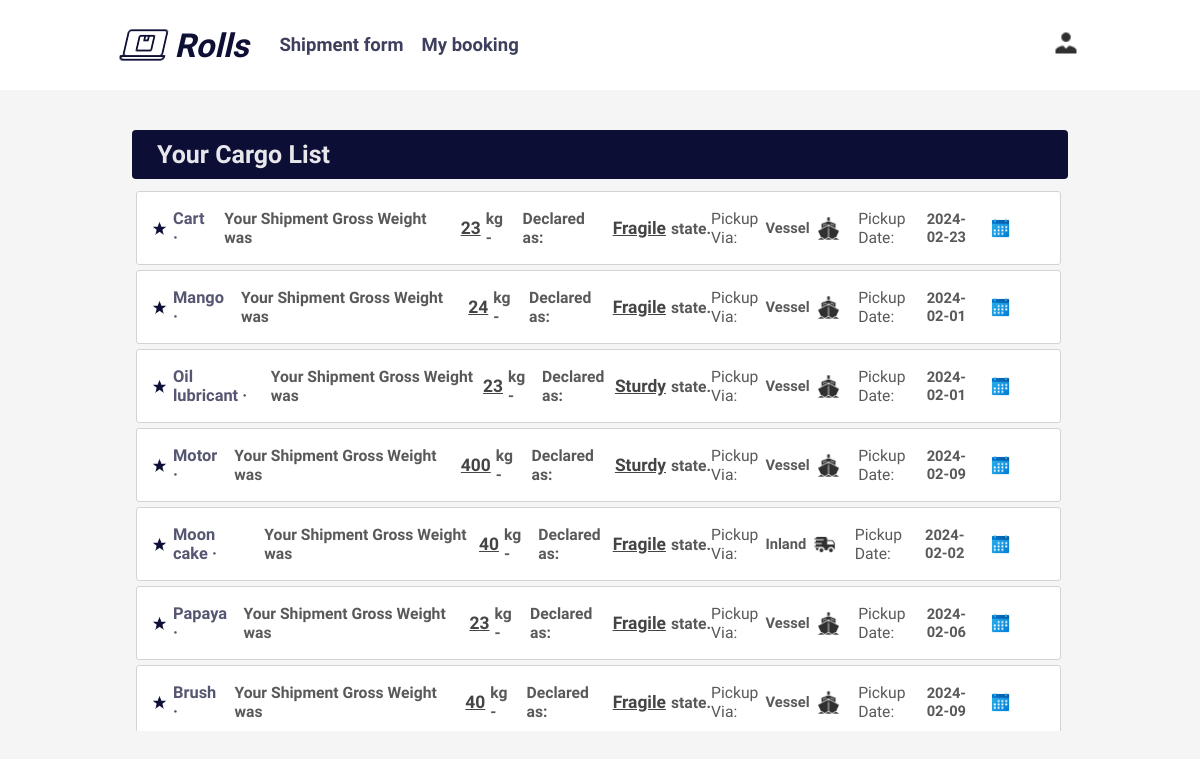
The page /PHP-MODULES/USER/MY-BOOKING/my-booking.php?id=1000 on the database its author committed.
### tables this page shows
CREATE TABLE `user_signup` (
  `id` int(11) NOT NULL,
  `username` varchar(255) DEFAULT NULL,
  `first_name` varchar(100) NOT NULL,
  `last_name` varchar(100) NOT NULL,
  `password` varchar(50) NOT NULL,
  `user_address` varchar(250) DEFAULT NULL,
  `email` varchar(255) DEFAULT NULL,
  `mobile` varchar(255) DEFAULT NULL
);

CREATE TABLE `user_shippings` (
  `shipping_id` int(11) NOT NULL,
  `declared_items` varchar(255) DEFAULT NULL,
  `declared_weight` int(255) DEFAULT NULL,
  `delicate_type` varchar(255) DEFAULT NULL,
  `package_type` varchar(255) DEFAULT NULL,
  `user_id` int(11) DEFAULT NULL,
  `shipment_price` int(255) DEFAULT NULL,
  `shipping_code` varchar(255) DEFAULT NULL
);

CREATE TABLE `pickup_countries` (
  `pickup_id` int(11) NOT NULL,
  `pickup_country` varchar(255) DEFAULT NULL,
  `pickup_address` varchar(255) DEFAULT NULL,
  `transportation` varchar(255) DEFAULT NULL,
  `user_id` int(11) NOT NULL,
  `pickup_date` date DEFAULT NULL
);

### PHP-MODULES/USER/MY-BOOKING/my-booking.php (the view, shortened to what this page needs)
<?php
include '../../connection.php';
$id = $_GET['id'];
$sql_view_book = "
SELECT
    user_signup.id,
    user_shippings.shipping_id,
    user_shippings.declared_items,
    user_shippings.declared_weight,
    user_shippings.delicate_type,
    user_shippings.package_type,
    user_shippings.shipment_price,
    user_shippings.shipping_code,
    pickup_countries.pickup_id,
    pickup_countries.pickup_country,
    pickup_countries.transportation,
    pickup_countries.pickup_address,
    pickup_countries.pickup_date,
    delivery_countries.delivery_id,
    delivery_countries.delivery_country,
    delivery_countries.delivery_address,
    delivery_countries.arrival_date
FROM
    user_signup
JOIN
    user_shippings ON user_signup.id = user_shippings.user_id
JOIN
    pickup_countries ON user_shippings.shipping_id = pickup_countries.pickup_id
JOIN
    delivery_countries ON user_shippings.shipping_id = delivery_countries.delivery_id
WHERE
    user_signup.id = $id
";
$result_view_book = mysqli_query($con, $sql_view_book);
$list_booking = "";
if ($result_view_book) {
    while ($row = mysqli_fetch_assoc($result_view_book)) {
        $id = $row['id'];
        $pickup_id = $row['pickup_id'];
        $pickup_address = $row['pickup_address'];
        $shipping_id = $row['shipping_id'];
        $declared_item = $row['declared_items'];
        $declared_weight = $row['declared_weight'];
        $delicate_type = $row['delicate_type'];
        $package_type = $row['package_type'];
        $shipment_price = $row['shipment_price'];
        $shipping_code = $row['shipping_code'];
        $pickup_country = $row['pickup_country'];
        $delivery_id = $row['delivery_id'];
        $delivery_country = $row['delivery_country'];
        $delivery_address = $row['delivery_address'];
        $arrival_date = date('m/d/Y', strtotime($row['arrival_date']));
        $transportation = $row['transportation'];
        $pickup_date = $row['pickup_date'];
        $deleteButtonContainer = '
        <div class="delete-prompt-container" id="delete-prompt" delete-counter = "' . $shipping_id . '">
            <div class="delete-prompt-section">
                <div class="delete-prompt-header">
                    <img src="../../../IMAGES/GENERAL/item-icon.png" alt="">
                    <div class="delete-prompt-guide">
                        <label class="text-guide" for="">Are you sure you want to delete this shipment?</label>
                        <div class="item-icon">
                            <div class="icon-item">
                                <img src="../../../IMAGES/GENERAL/delete-prompt.png" alt="">
                                <label class="cargo-item" for="">' . $declared_item . '</label>
                            </div>
                        </div>
                    </div>
                </div>
                <div class="delete-button-container">
                    <a href="../../../PHP-MODULES/USER/MY-BOOKING/delete-my-booking.php?deleteId=' . $id .
            '&shipmentId=' . $shipping_id .
            '&pickupId=' . $pickup_id .
            '&deliveryId=' . $delivery_id . '"
                       class="delete-btn" id="delete-button">Delete</a>
                    <a class="cancel-btn" id="cancel-button" name="delete-button">Cancel</a>
                </div>
            </div>
        </div>';
        $list_booking .= '
        <div class="table-data-deleteSeperator">
            <a href="../../../PHP-MODULES/USER/VIEW-SHIPMENT/view-shipment.php?
            id= ' . $id .
            '&declared_item=' . $declared_item .
            '&shipment_price=' . $shipment_price .
            '&shipping_id=' . $shipping_id .
            '&shipment_price=' . $shipment_price .
            '&shipping_code=' . $shipping_code .
            '&declared_weight=' . $declared_weight .
            '&pickup_country=' . $pickup_country .
            '&pickup_id=' . $pickup_id .
            '&pickup_address=' . $pickup_address .
            '&pickup_date=' . $pickup_date .
            '&package_type=' . $package_type .
            '&delicate_type=' . $delicate_type .
            '&delivery_id=' . $delivery_id .
            '&delivery_country=' . $delivery_country .
            '&delivery_address=' . $delivery_address .
            '&arrival_date=' . $arrival_date .
            '&transportation=' . $transportation .
            '
            " class="table-data-seperator">
            <div class="table-data-leftSection">
                <div class="table-data-content">
                    <div class="table-date-contentHeader">
                        <img src="../../../IMAGES/GENERAL/star.png" alt="">
                        <label class="data-content" for=""> ' . $declared_item . ' &middot;</label>
                    </div>
                </div>
                <div class="table-data-content">
                    <label for="" class="data-gross-weight">Your Shipment Gross Weight was
                        <p class="weight-underline">' . $declared_weight . ' </p>
                        kg -
                    </label>
                    <label for="" class="data-delicate">
                        Declared as:
                        <p class="weight-underline"> ' . $delicate_type . '</p>
                        state.
                    </label>
                </div>
            </div>
            <div class="table-data-rightSection">
                <div class="table-data-content2">
                    Pickup Via:
                    <p class="left-underline">';
        if ($transportation == 'Plane') {
            $list_booking .= 'Plane';
        } elseif ($transportation == 'Vessel') {
            $list_booking .= 'Vessel';
        } elseif ($transportation == 'Inland') {
            $list_booking .= 'Inland';
        }
        $list_booking .= '</p>';
        $list_booking .= '<img src="';
        if ($transportation == 'Plane') {
            $list_booking .= '../../../IMAGES/GENERAL/transport/plane.png';
        } elseif ($transportation == 'Vessel') {
            $list_booking .= '../../../IMAGES/GENERAL/transport/vessel.png';
        } elseif ($transportation == 'Inland') {
            $list_booking .= '../../../IMAGES/GENERAL/transport/inland.png';
        }
        $list_booking .= '" alt="">
                </div>
                <div class="table-data-content2">
                    Pickup Date:
                    <p class="left-underline">' . $pickup_date . '</p>
                    <img class="date" src="../../../IMAGES/GENERAL/date.png" alt="">
                </div>
            </div>
        </a>
        ' . $deleteButtonContainer . '
        <div delete-counter = "' . $shipping_id . '" class="delete-icon-container" id="delete-trigger">
            <img class="delete-icon" src="../../../IMAGES/GENERAL/delete.png" alt="">
        </div>
    </div>
    ';
    }
}
?>
<!DOCTYPE html>
<html lang="en">
<head>
    <link rel="stylesheet" href="../../../STYLES/USER/MY-BOOKING/my-booking.css">
    <link rel="stylesheet" href="../../../STYLES/OVERALL/overall.css">
    <link rel="stylesheet" href="../../../STYLES/USER/HEADER/header.css">
</head>
<body>
    <div class="header-container">
        <div class="header-sections">
            <div class="header-components">
                <div class="header-left-section">
                    <div class="logo-font">
                        <img class="logistic-logo" src="../../../IMAGES/GENERAL/logo.png" alt="">
                        <label for="">Rolls</label>
                    </div>
                    <div class="header-services">
                        <div class="services-navigation">
                            <?= '<a href="../../../PHP-MODULES/USER/SHIPMENT-FORM/shipment-form.php?id=' . $id . '">Shipment form</a>'; ?>
                            <a href="">My booking</a>
                        </div>
                    </div>
                </div>
                <div class="header-right-section">
                    <div class="personalization-container">
                        <img src="../../../IMAGES/GENERAL/account.png" alt="">
                    </div>
                </div>
            </div>
        </div>
    </div>
    <div class="table-shipments-container">
        <div class="table-shipments">
            <table>
                <div class="header-table">
                    <label for="">Your Cargo List</label>
                </div>
                <tbody>
                    <tr>
                        <td>
                            <div class="table-data-container">
                                <?php
                                if ($list_booking) {
                                    echo $list_booking;
                                }
                                ?>
                            </div>
                        </td>
                    </tr>
                </tbody>
            </table>
        </div>
    </div>
</body>
</html>

### STYLES/USER/MY-BOOKING/my-booking.css (style rules this page uses)
.table-shipments-container { display: flex; justify-content: center; width: 100%; margin-top: 40px; }
.table-shipments { display: flex; flex-direction: column; width: 78%; row-gap: 5px; }
.table-shipments table { width: 100%; }
tbody { width: 100%; }
.header-table { display: flex; background-color: rgba(13, 14, 53); border-radius: 4px; color: rgba(255, 255, 255, .9); padding: 10px 25px; font-size: 25px; font-weight: 900; margin-bottom: 4px; }
.table-shipments table tbody tr { display: flex; justify-content: center; height: 54.5px; width: 100%; transition: .10s all; cursor: pointer; }
.table-shipments table tbody tr td { width: 100%; }
.table-data-container { display: flex; align-items: center; flex-direction: column; justify-content: space-between; row-gap: 5px; width: 100%; max-height: 540px; overflow-y: auto; overflow-x: hidden; scroll-behavior: smooth; cursor: pointer; padding: 0 1px; padding-right: 4px; }
.table-data-deleteSeperator { display: flex; width: 100%; border: 1px solid lightgray; border-radius: 3px; background-color: #fff; padding: 17px 15px; }
.table-data-seperator { display: flex; justify-content: space-between; width: 100%; }
.table-data-leftSection { display: flex; align-items: center; column-gap: 11.5px; width: 65%; }
.table-data-content .data-content { font-size: 16.4px; font-weight: 800; color: rgba(13, 14, 53, .7); text-align: left; }
.table-data-content { display: flex; column-gap: 10px; font-weight: 600; font-size: 15.7px; color: rgba(48, 48, 48, .8); }
.table-date-contentHeader { display: flex; align-items: center; column-gap: 6px; }
.table-date-contentHeader img { width: 15px; opacity: 1; }
.data-gross-weight, .data-delicate { display: flex; align-items: center; column-gap: 5px; }
p.weight-underline { text-decoration: underline; font-weight: 700; font-size: 17.4px; color: rgba(48, 48, 48, .9); }
.table-data-rightSection { display: flex; align-items: center; justify-content: end; column-gap: 18.5px; color: rgba(48, 48, 48,.8); font-weight: 400; width: 35%; }
.table-data-content2 { display: flex; align-items: center; column-gap: 7px; font-size: 15.7px; }
.table-data-content2 img { width: 23px; }
p.left-underline { display: flex; column-gap: 7px; font-weight: 800; font-size: 14.7px; color: rgba(48, 48, 48, .8); }
.delete-icon-container { display: flex; justify-content: center; width: 2%; align-items: center; z-index: 6; transition: .15s all; margin-left: 15px; }

### STYLES/OVERALL/overall.css (style rules this page uses)
body { margin: 0; padding: 0; font-family: 'Assistant', sans-serif; background-color: rgb(245, 245, 245); }
* { box-sizing: border-box; }
p { margin: 0; }
a { text-decoration: none; color: #000; }
label { margin: 0; padding: 0; }

### STYLES/USER/HEADER/header.css (style rules this page uses)
.header-container { position: relative; top: 0; right: 0; left: 0; display: flex; justify-content: center; width: 100%; z-index: 4; background-color: rgb(255, 255, 255); height: 90px; }
.header-sections { display: flex; flex-direction: column; justify-content: center; width: 80%; }
.header-components { display: flex; align-items: center; justify-content: space-between; width: 100%; }
.header-left-section { display: flex; align-items: center; column-gap: 28px; }
.logo-font { display: flex; align-items: center; column-gap: 7.2px; transform: skewX(-13deg); }
.logo-font img.logistic-logo { width: 50px; height: 50px; padding: 2px; border-radius: 5px; background-color: rgb(255, 255, 255); }
.logo-font label { font-size: 33px; color: rgba(14,15,53); border-radius: 10px; font-weight: 700; }
.services-navigation { display: flex; column-gap: 18px; font-size: 18.5px; font-weight: 400; }
.services-navigation a { text-decoration: none; color: rgba(14,15,53, .8); transition: 0.30s; font-weight: 600; }
.header-right-section { display: flex; align-items: center; }
.personalization-container img { width: 28px; }

### rows shown on the page
user_signup: user_shippings.declared_items "Cart", user_shippings.declared_weight "23", user_shippings.delicate_type "Fragile", value "Vessel", pickup_countries.pickup_date "2024-02-23", user_shippings.declared_items "Mango", user_shippings.declared_weight "24", pickup_countries.pickup_date "2024-02-01", user_shippings.declared_items "Oil lubricant", user_shippings.delicate_type "Sturdy", user_shippings.declared_items "Motor", user_shippings.declared_weight "400", pickup_countries.pickup_date "2024-02-09", user_shippings.declared_items "Moon cake", user_shippings.declared_weight "40", value "Inland", pickup_countries.pickup_date "2024-02-02", user_shippings.declared_items "Papaya", pickup_countries.pickup_date "2024-02-06", user_shippings.declared_items "Brush"
